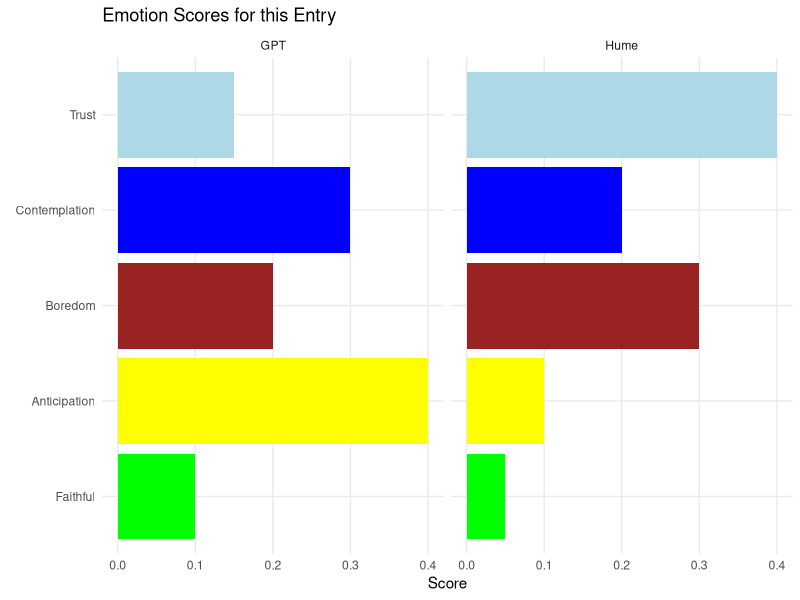

Write the R code that produced this figure.
library(tidyverse)
scores <- tibble(scores = c(.2,.1,.4,.3,.15,.3,.05,.1,.2,.4),
                 emotion = c('Boredom', 'Faithful', 'Anticipation','Contemplation','Trust','Boredom', 'Faithful', 'Anticipation','Contemplation','Trust'),
                 color=c('#992222','green','yellow','blue','lightblue','#992222','green','yellow','blue','lightblue'),
                 model=c('GPT','GPT','GPT','GPT','GPT','Hume','Hume','Hume','Hume','Hume'))
ggplot(scores,aes(x=scores,y=reorder(emotion,scores)))+geom_col(fill=scores$color) +
  theme_minimal() +
  labs(title='Emotion Scores for this Entry',
       x='Score',y=element_blank(),)+
  theme(panel.grid.minor = element_blank()) + facet_wrap(as.factor(scores$model))

